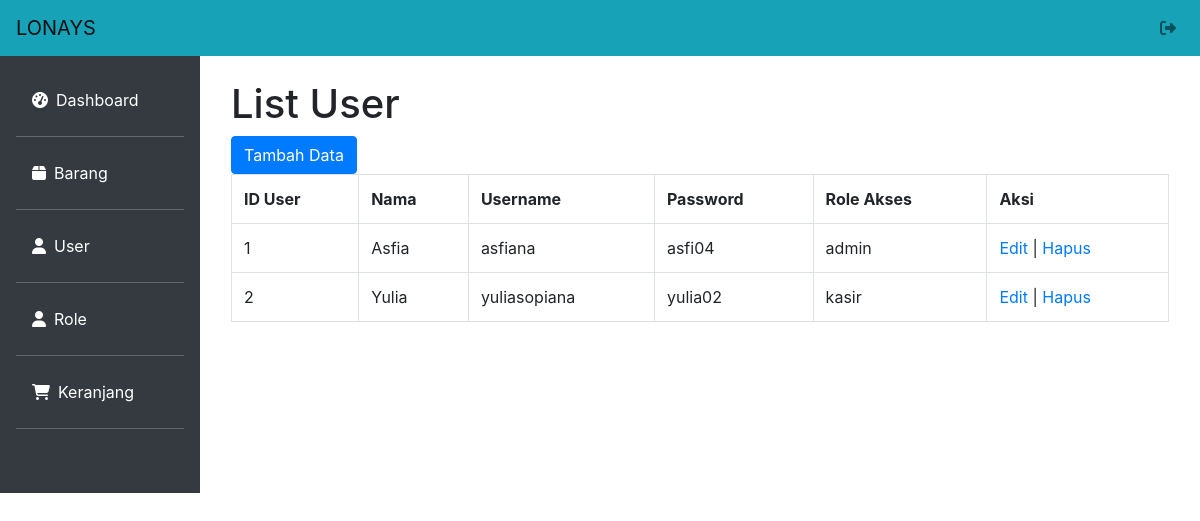
Screenshot of /user.php with the database file from the repository.
### tables this page shows
CREATE TABLE `user` (
  `id_user` int(11) NOT NULL,
  `nama` varchar(100) NOT NULL,
  `username` varchar(100) NOT NULL,
  `password` varchar(100) NOT NULL,
  `role_id` int(11) NOT NULL
);

CREATE TABLE `role` (
  `id_role` int(11) NOT NULL,
  `nama` varchar(100) NOT NULL
);

### user.php (the view, shortened to what this page needs)
<?php
include 'config.php';
$view = $koneksi->query("SELECT u.*,r.nama as nama_role FROM user as u INNER JOIN role as r ON u.role_id=r.id_role");
?>
<!doctype html>
<html lang="en">
  <head>
    <link rel="stylesheet" href="https://cdn.jsdelivr.net/npm/bootstrap@4.2.1/dist/css/bootstrap.min.css">
    <link rel="stylesheet" type="text/css" href="admin.css">
    <link rel="stylesheet" type="text/css" href="fontawesome/css/all.min.css">
  </head>
  <body>
  <nav class="navbar navbar-expand-lg navbar-light bg-info fixed-top">
  <a class="navbar-brand" href="#">LONAYS</a>
  <ul class="navbar-nav ml-auto">
        <li class="nav-item mr-0">
            <a href="#" class="nav-link">
                <i class="fas fa-sign-out-alt" data-toggle="tooltip" title="Sign Out"></i>
    </a>
        </li>
    </ul>
</nav>
<div class="row no-gutters mt-5">
    <div class="col-md-2 bg-dark mt-2 pr-3 pt-4">
    <ul class="nav flex-column ml-3 mb-5">
  <li class="nav-item">
    <a class="nav-link active text-white" aria-current="page" href="index.php"><i class='fas fa-tachometer-alt mr-2'></i>Dashboard</a><hr class="bg-secondary">
  </li>
  <li class="nav-item">
    <a class="nav-link text-white" href="barang.php"><i class='fas fa-box mr-2'></i>Barang</a><hr class="bg-secondary">
  </li>
  <li class="nav-item">
    <a class="nav-link text-white" href="user.php"><i class='fas fa-user mr-2'></i>User</a><hr class="bg-secondary">
  </li>
  <li class="nav-item">
    <a class="nav-link text-white" href="role.php"><i class='fas fa-user mr-2'></i>Role</a><hr class="bg-secondary">
  </li>
  <li class="nav-item">
    <a class="nav-link text-white" href="keranjang.php"><i class='fas fa-shopping-cart mr-2'></i>Keranjang</a><hr class="bg-secondary">
  </li>
  </ul>
    </div>
    <div class="col-md-10 mt-2 pr-3 pl-3 pt-4">
    <div class="container">
            <h1>List User</h1>
            <a href="user_add.php" class="btn btn-primary">Tambah Data</a>
            <table class="table table-bordered">
                <tr>
                    <th>ID User</th>
                    <th>Nama</th>
                    <th>Username</th>
                    <th>Password</th>
                    <th>Role Akses</th>
                    <th>Aksi</th>
                </tr>
                <?php
                while ($row = $view->fetch_array()) { ?>
                <tr>
                    <td><?=$row['id_user']?></td>
                    <td><?=$row['nama']?></td>
                    <td><?=$row['username']?></td>
                    <td><?=$row['password']?></td>
                    <td><?=$row['nama_role']?></td>
                    <td>
                        <a href="user_edit.php?id=<?=$row['id_user']?>">Edit</a> |
                        <a href="user_hapus.php?id=<?=$row['id_user']?>" onclick="return confirm('Apakah Anda yakin ingin menghapusnya?')">Hapus</a>
                    </td>
                </tr>
                <?php
            } ?>
            </table>
        </div>
    </div>
</div>
  </body>
</html>

### rows the page displays
user: id_user "1", nama "Asfia", username "asfiana", password "asfi04", role.nama "admin"
user: id_user "2", nama "Yulia", username "yuliasopiana", password "yulia02", role.nama "kasir"
